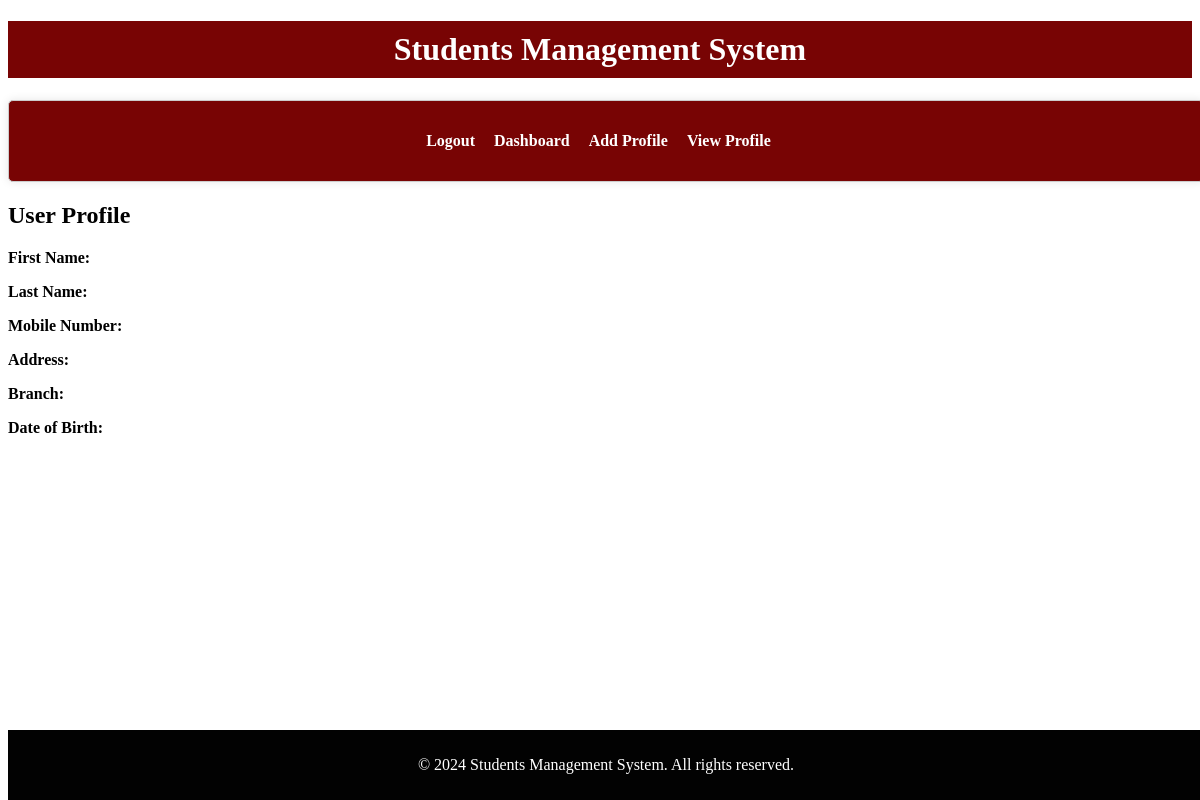
Page /viewprofile/ (signed in) on the earlier database version.
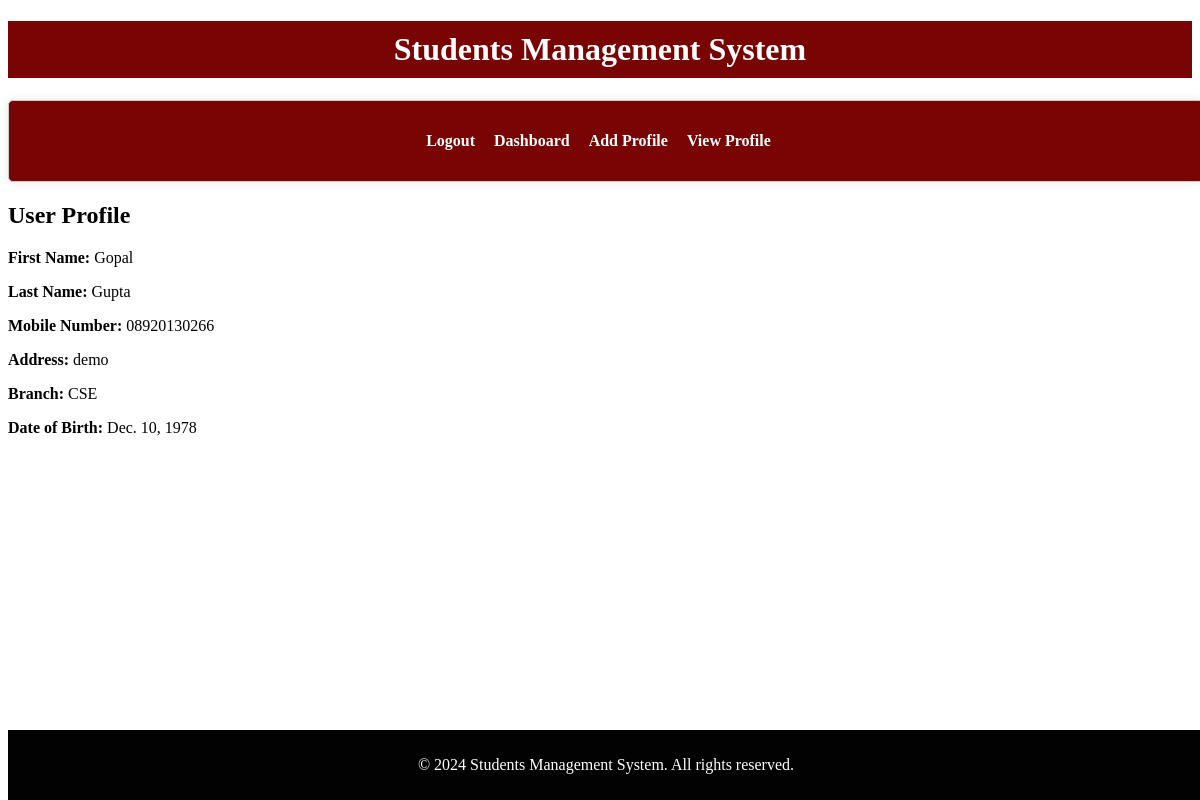
Same page on the later database version.
### userapp/models.py (models this page shows)
class UserProfile(models.Model):
    user = models.OneToOneField('auth.User', on_delete=models.CASCADE)
    first_name = models.CharField(max_length=30)
    last_name = models.CharField(max_length=30)
    mobile_number = models.CharField(max_length=15)
    address = models.TextField()
    branch = models.CharField(max_length=50)
    dob = models.DateField()
    gender = models.CharField(max_length=10)

### userapp/views.py (the view)
# urls.py: path('viewprofile/', views.view_profile, name='view_profile'),
@login_required
def view_profile(request):
    profile_info = UserProfile.objects.filter(user=request.user).first()
    return render(request, 'viewprofile.html', {'profile': profile_info})

### templates/viewprofile.html
{% extends "home.html" %}
{% block main-content %}
    <div class="container-profile">
        <h2>User Profile</h2>
        <p><strong>First Name:</strong> {{ profile.first_name }}</p>
        <p><strong>Last Name:</strong> {{ profile.last_name }}</p>
        <p><strong>Mobile Number:</strong> {{ profile.mobile_number }}</p>
        <p><strong>Address:</strong> {{ profile.address }}</p>
        <p><strong>Branch:</strong> {{ profile.branch }}</p>
        <p><strong>Date of Birth:</strong> {{ profile.dob }}</p>
    </div>
{% endblock main-content %}

### templates/home.html (shortened to what this page needs)
<!DOCTYPE html>
<html lang="en">
<head>
</head>
<body>
    <h1>Students Management System</h1>
    <div class="container">
        <ul>
            {% if user.is_authenticated %}
            <li><a href="/logout">Logout</a></li>
            <li><a href="/dashboard">Dashboard</a></li>
            <li><a href="/profile">Add Profile</a></li>
            <li><a href="/viewprofile">View Profile</a></li>
            {% else %}
            <li><a href="/home">Home</a></li>
            <li><a href="/login">Login</a></li>
            <li><a href="/signup">Register</a></li>
            {% endif %}
        </ul>
    </div>
    {% block main-content %}
    {% endblock main-content %}
    <footer>
        <p style="text-align: center;">&copy; 2024 Students Management System. All rights reserved.</p>
    </footer>
</body>
</html>

### templates/home.html (style rules this page uses)
.container { width: 100%; margin: 0 auto; padding: 5px; border: 1px solid #ccc; border-radius: 5px; box-shadow: 0 0 10px rgba(0, 0, 0, 0.1); background-color: #780404; }
ul { list-style-type: none; padding: 0; text-align: center; }
li { margin: 10px 0; display: inline-block; margin-right: 15px; }
a { text-decoration: none; color: #ffffff; font-weight: bold; }
h1 { text-align: center; color: #ffffff; background-color: #780404; padding: 10px; }
footer { padding: 10px; background-color: #020202; color: #ffffff; position: fixed; width: 98%; bottom: 0; }

Differences in the rows shown:
added UserProfile: first_name "Gopal", last_name "Gupta", mobile_number "08920130266", address "demo", branch "CSE", dob "Dec. 10, 1978"
